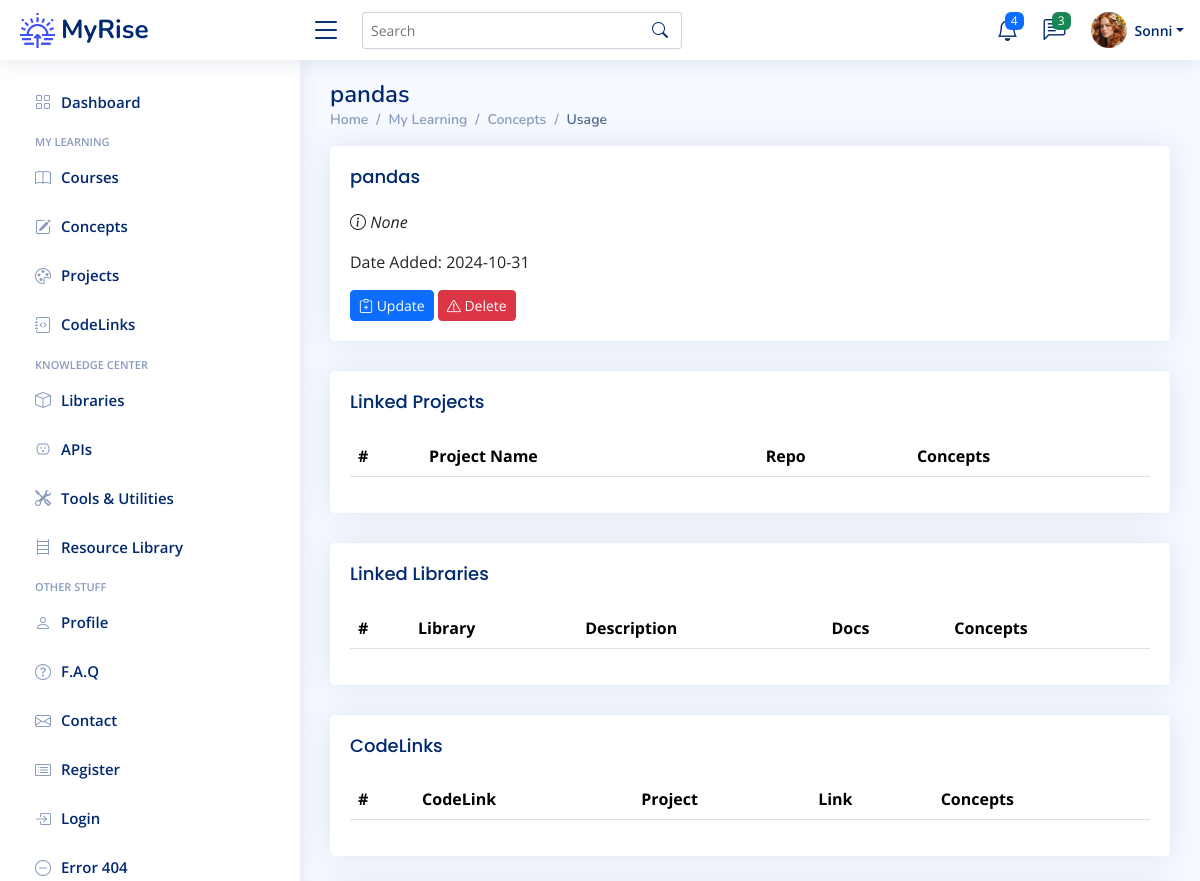
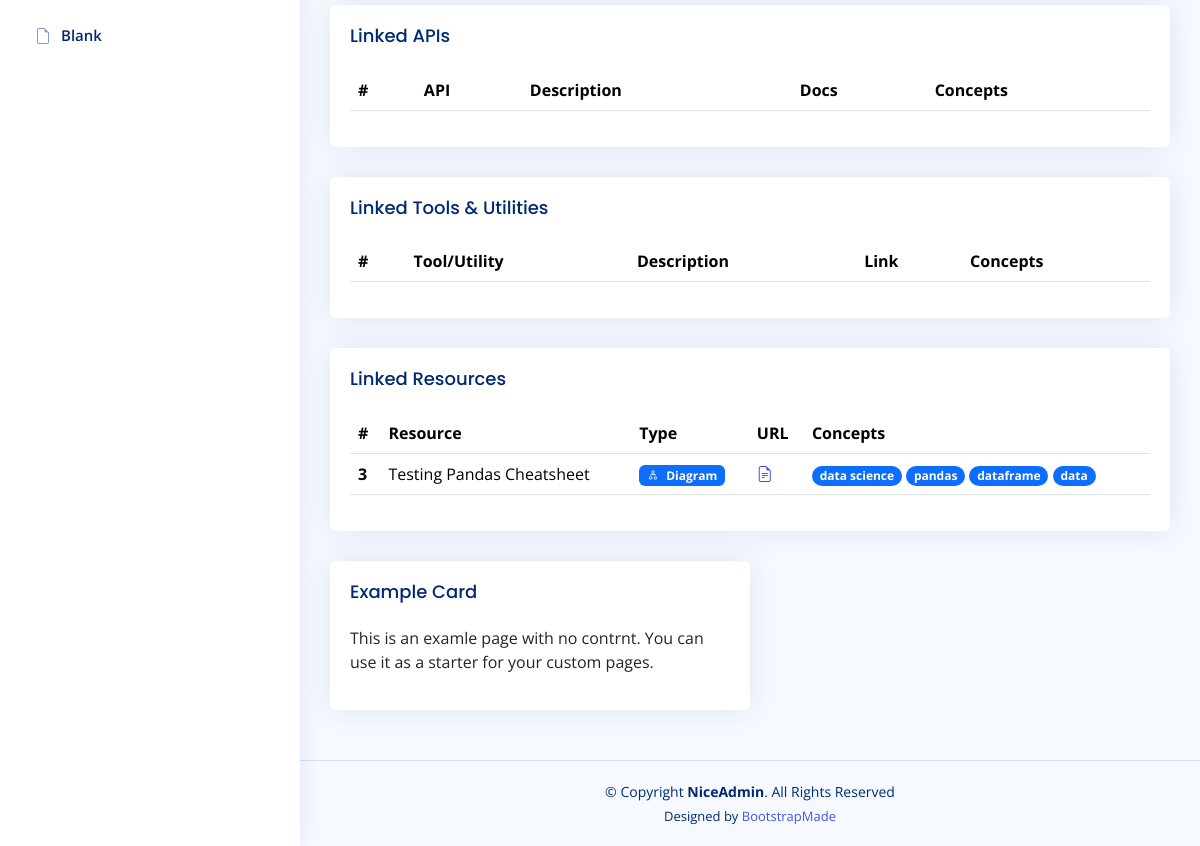
The page /concepts/24 (signed in) on the database as committed earlier (2 pictures, top to bottom).
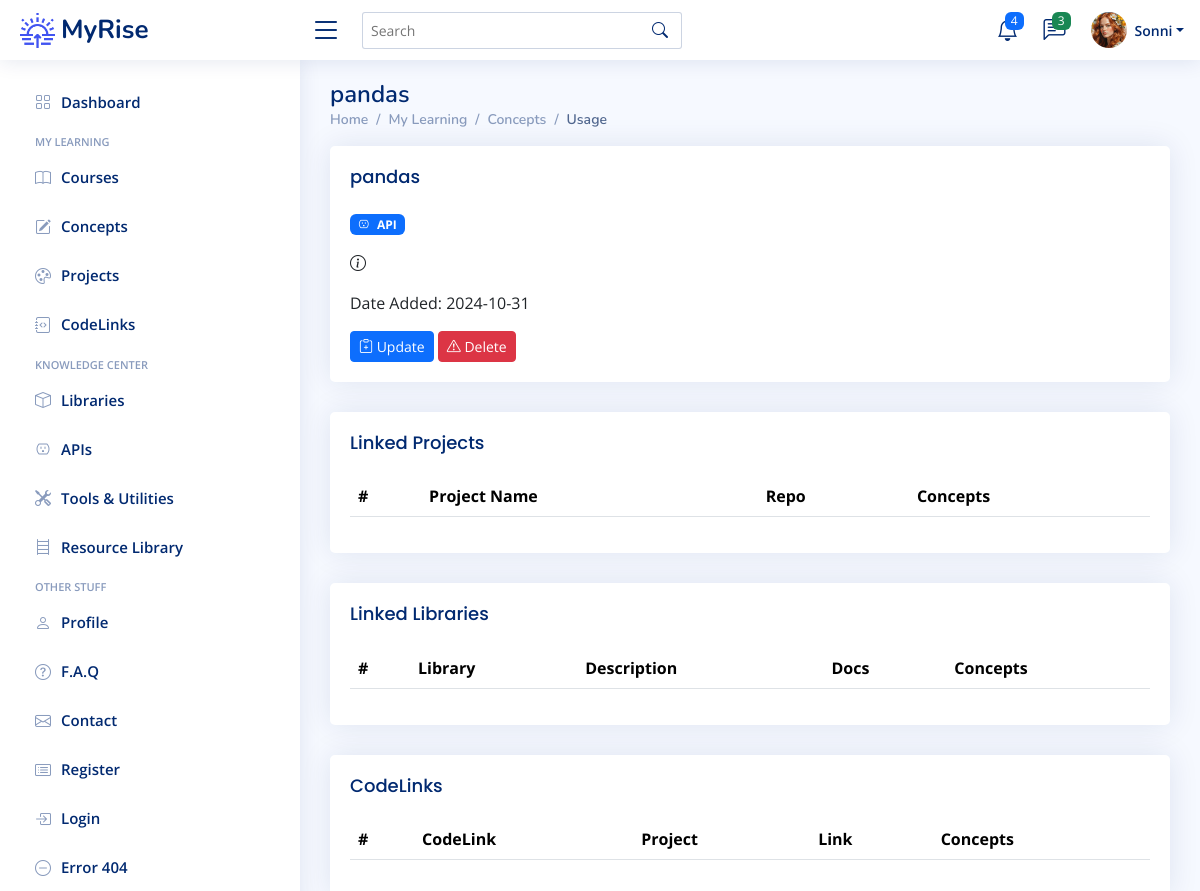
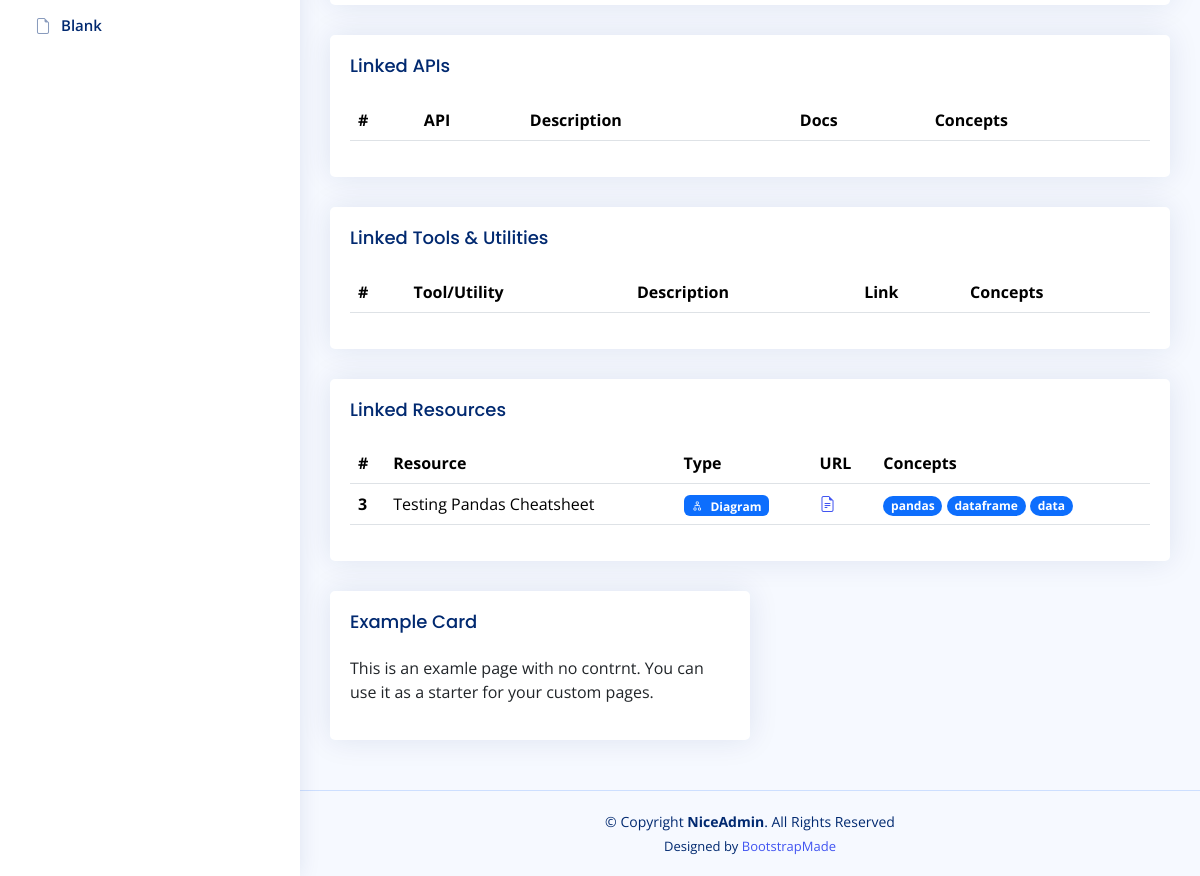
The same page on the database as committed later (2 pictures, top to bottom).
### app/models.py (models this page shows)
class Concept(db.Model):
    __tablename__ = "concepts"
    id: Mapped[int] = mapped_column(Integer, primary_key=True)
    concept_term: Mapped[str] = mapped_column(String(50), nullable=False)
    category: Mapped[str] = mapped_column(String(100), nullable=True)
    description: Mapped[str] = mapped_column(Text, nullable=True)
    date_added: Mapped[datetime.date] = mapped_column(Date, nullable=False)

class Resource(db.Model):
    __tablename__ = "resources"
    id: Mapped[int] = mapped_column(Integer, primary_key=True)
    name: Mapped[str] = mapped_column(String(250), nullable=False)
    description: Mapped[str] = mapped_column(Text, nullable=True)
    type: Mapped[str] = mapped_column(String(100), nullable=True)
    resource_url: Mapped[str] = mapped_column(String(250), nullable=True)
    date_added: Mapped[datetime.date] = mapped_column(Date, nullable=False)
    concepts: Mapped[List["Concept"]] = relationship('Concept', secondary=resource_concept, backref='resources')
    user_id: Mapped[int] = mapped_column(Integer, ForeignKey(User.id), index=True)
    user: Mapped["User"] = relationship(back_populates="resources")

### app/routes.py (the view)
@app.route('/concepts/<int:num>')
@login_required
def concept_detail(num):
    target_concept = db.session.execute(db.select(Concept).where(Concept.id == num)).scalar()
    libraries = [library for library in target_concept.libraries]
    projects = [project for project in target_concept.projects]
    codelinks = [codelink for codelink in target_concept.codelinks]
    apis = [api for api in target_concept.apis]
    tools = [tool for tool in target_concept.tools]
    resources = [resource for resource in target_concept.resources]
    return render_template('concept-detail.html',
                           concept=target_concept,
                           projects=projects,
                           libraries=libraries,
                           codelinks=codelinks,
                           apis=apis,
                           tools=tools,
                           resources=resources,
                           resource_badge=resource_categories,
                           concept_badge=concept_categories)

### app/models.py (called while the page is built)
@login_manager.user_loader
def load_user(user_id):
    return db.get_or_404(User, user_id)

### app/templates/concept-detail.html (shortened to what the changed rows need)
{% extends 'base.html' %}
{% from 'bootstrap5/form.html' import render_form %}
{% block content %}
	<main id="main" class="main">
    <div class="pagetitle">
      <h1>{{ concept.concept_term }}</h1>
      <nav>
        <ol class="breadcrumb">
        </ol>
      </nav>
    </div>
		<div class="card">
            <div class="card-body">
              <h5 class="card-title">{{ concept.concept_term }}</h5>
				{% if concept.category %}
					<p><span class="badge {{ concept_badge[concept.category][1] }}"><i class="bi {{ concept_badge[concept.category][2] }} me-1"></i> {{ concept_badge[concept.category][0] }}</span></p>
				{% endif %}
					<p><i class="bi bi-info-circle"> {{ concept.description }}</i></p>
					<p>Date Added: {{ concept.date_added }}</p>
				<a href="{{ url_for('update_concept', num=concept.id) }}">
		  <button type="button" class="btn btn-primary btn-sm"><i class="bi bi-clipboard-plus"></i> Update</button>
			</a>
			<a href="{{ url_for('delete_concept', num=concept.id) }}">
		  <button type="button" class="btn btn-danger btn-sm"><i class="bi bi-exclamation-triangle"></i> Delete</button>
			</a>
				 </div>
		  </div>
	 <div class="card">
		<div class="card-body">
		  <table class="table table-hover">
			<thead>
			  <tr>
			    <th scope="col">#</th>
				<th scope="col">Project Name</th>
				<th scope="col">Repo</th>
				<th scope="col">Concepts</th>
			  </tr>
			</thead>
		  </table>
		</div>
	 </div>
	 <div class="card">
		<div class="card-body">
		  <table class="table table-hover">
			<thead>
			  <tr>
			    <th scope="col">#</th>
				<th scope="col">Library</th>
			    <th scope="col">Description</th>
				<th scope="col">Docs</th>
				<th scope="col">Concepts</th>
			  </tr>
			</thead>
		  </table>
		</div>
	 </div>
	 <div class="card">
		<div class="card-body">
		  <table class="table table-hover">
			<thead>
			  <tr>
			    <th scope="col">#</th>
				<th scope="col">CodeLink</th>
			    <th scope="col">Project</th>
				<th scope="col">Link</th>
				<th scope="col">Concepts</th>
			  </tr>
			</thead>
		  </table>
		</div>
	 </div>
	 <div class="card">
		<div class="card-body">
		  <table class="table table-hover">
			<thead>
			  <tr>
			    <th scope="col">#</th>
				<th scope="col">API</th>
			    <th scope="col">Description</th>
				<th scope="col">Docs</th>
				<th scope="col">Concepts</th>
			  </tr>
			</thead>
		  </table>
		</div>
	 </div>
	 <div class="card">
		<div class="card-body">
		  <table class="table table-hover">
			<thead>
			  <tr>
			    <th scope="col">#</th>
				<th scope="col">Tool/Utility</th>
			    <th scope="col">Description</th>
				<th scope="col">Link</th>
				<th scope="col">Concepts</th>
			  </tr>
			</thead>
		  </table>
		</div>
	 </div>
	 <div class="card">
		<div class="card-body">
		  <table class="table table-hover">
			<thead>
			  <tr>
			    <th scope="col">#</th>
				<th scope="col">Resource</th>
			    <th scope="col">Type</th>
				<th scope="col">URL</th>
				<th scope="col">Concepts</th>
			  </tr>
			</thead>
			<tbody>
			{% for resource in resources %}
			  <tr>
				<th scope="row">{{ resource.id }}</th>
				<td>{{ resource.name }}</td>
			    <td><span class="badge {{ resource_badge[resource.type][1] }}"><i class="bi {{ resource_badge[resource.type][2] }} me-1"></i> {{ resource_badge[resource.type][0] }}</span></td>
				<td><a href="{{ resource.resource_url }}" target="_blank"><i class="bi bi-file-earmark-text"></i></a></td>
				<td>{% for concept in resource.concepts %} <span class="badge rounded-pill bg-primary"> {{ concept.concept_term }} </span> {% endfor %}</td>
			  </tr>
			{% endfor %}
			</tbody>
		  </table>
		</div>
	 </div>
	</main>
{% endblock %}

Rows that differ between the two databases and show on the page:
removed Concept: concept_term "data science"
changed Concept "pandas": category (not shown) → "API"; description "None" → (not shown)
